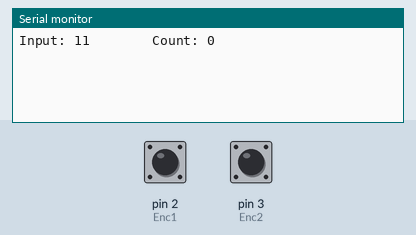
A sketch run on a simulated Arduino Uno, built with avr-gcc and run on an emulated ATmega328P. Shown: the last lines printed to the serial monitor. The test bench sets the inputs (shaded band); at power-on: pin 2 (Enc1) HIGH, pin 3 (Enc2) HIGH.

Above: at 1.2 s.
1.3 s: pin 2 (Enc1) pulled LOW for 0.15 s
At 2.0 s:
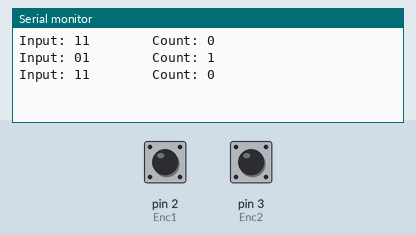
2.9 s: pin 3 (Enc2) pulled LOW for 0.15 s
At 4.4 s:
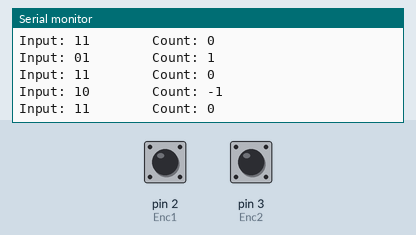
Timing chart, 0 to 5.9 s (numbered marks = the images above; inputs shaded):
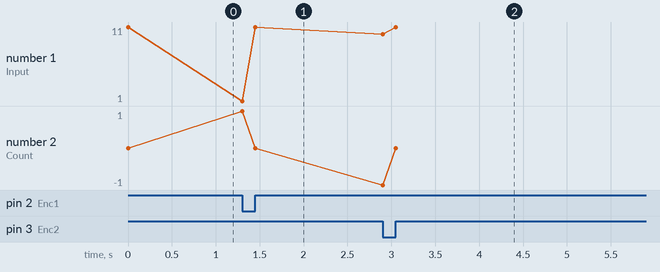

Measured:
- after the input at 1.3 s, the serial monitor: prints a new line at once (image 1)
- after the input at 2.9 s, the serial monitor: prints a new line at once (image 2)

The sketch:

Encoder.ino
```cpp
// Dual Pulse Encoder Demo
// Author: Alexander Göbel
// For more information visit https://www.tindie.com/stores/alegro/
// For latest Software visit https://github.com/Voltage-Ranger-Electronics
// Created 10 Nov 2015
// For Arduino UNO w/ ATmega328
// Function     PIN
// V+          5V
// GND         GND
// S1          A2
// S2          A3

static int Enc1 = 2;
static int Enc2 = 3;

char input = 0;
char input_alt = 1;

int count = 0;

void setup() {
  // put your setup code here, to run once:
  // Serial Communication
  Serial.begin(9600);
  // Set Pullups
  pinMode(Enc1, INPUT_PULLUP);
  pinMode(Enc2, INPUT_PULLUP);
  // Interuppt to Pins
  attachInterrupt(digitalPinToInterrupt(Enc1), interuptEncode, CHANGE);
  attachInterrupt(digitalPinToInterrupt(Enc2), interuptEncode, CHANGE);

  /* Function Declaration start*/
  signed char encode (char a, char b);
  /* Function Declaration end*/

  // Initialize encode
  encode (digitalRead(Enc1), digitalRead(Enc2));
}

void loop() {
  input = ((digitalRead(Enc1) + 1) * 10 + ((digitalRead(Enc2) + 1)));

  if (input != input_alt) {
    input_alt = input;
    Serial.print("Input: ");
    Serial.print(digitalRead(Enc1));
    Serial.print(digitalRead(Enc2));
    Serial.print("        Count: ");
    Serial.print(count);
    Serial.print("\n");
  }


}

void interuptEncode () {

  count += encode (digitalRead(Enc1), digitalRead(Enc2));

}

/* Function Implementation start*/
signed char encode (char x, char y) {
  // Initialize static variables ones with start value
  static char xAlt = 0;
  static char yAlt = 0;
  static char cR = 0;
  // Calculate what happend
  // Shift xAlt(high Byte) left and or with yAlt(low Byte)
  switch (xAlt << 1 | yAlt) {
    case 0:
      if ((x << 1 | y) == 2) {
        cR = 1;
      } else {
        cR = -1;
      }
      break;
    case 1:
      if ((x << 1 | y) == 0) {
        cR = 1;
      } else {
        cR = -1;
      }
      break;
    case 2:
      if ((x << 1 | y) == 3) {
        cR = 1;
      } else {
        cR = -1;
      }
      break;
    case 3:
      if ((x << 1 | y) == 1) {
        cR = 1;
      } else {
        cR = -1;
      }
      break;
    default:
      break;
  }
  // If no changes set cR to 0
  if (xAlt == x && yAlt == y) {
    cR = 0;
  }

  // Set old values again
  xAlt = x;
  yAlt = y;
  // Return what happend
  return cR;
}
/* Function Implementation end*/
```
